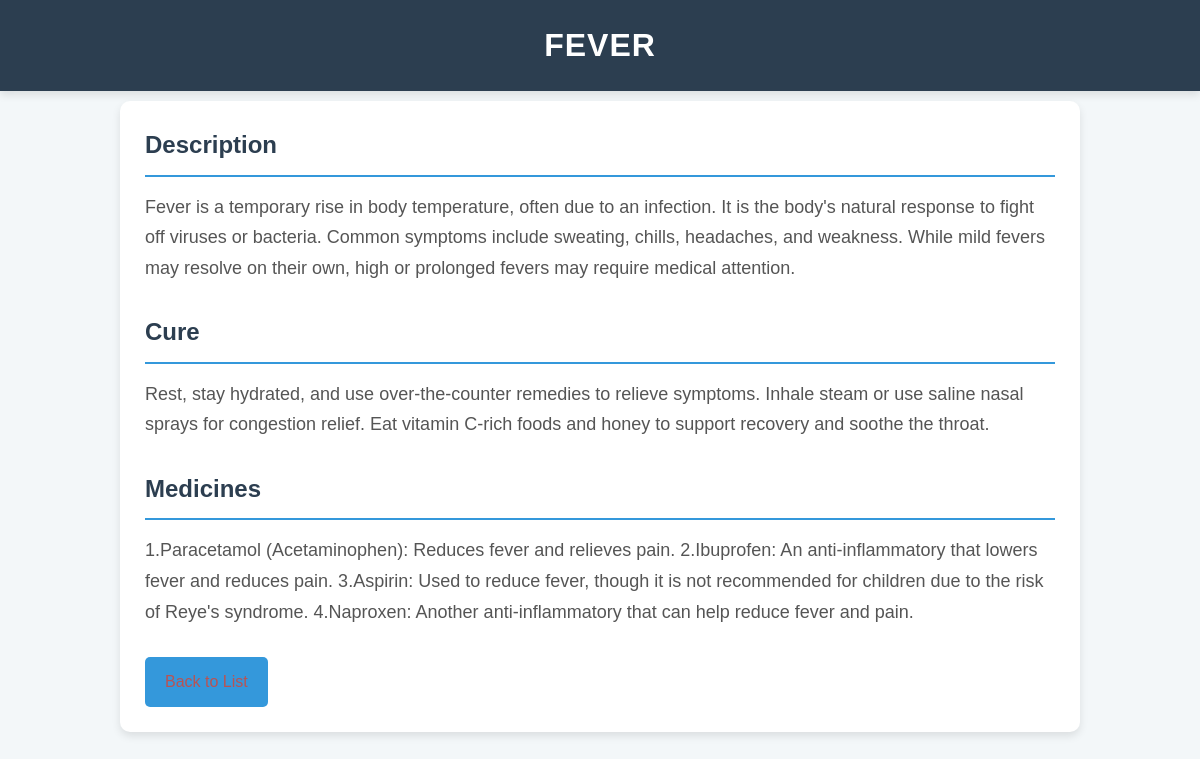
/disease/1/ (signed in), run on the app's committed database.
### diseases/models.py (models this page shows, shortened)
class Disease(models.Model):
    name = models.CharField(max_length=200)
    description = models.TextField()
    cure = models.TextField()
    medicine = models.TextField()

### diseases/views.py (the view)
# urls.py: path('disease/<int:pk>/', disease_detail, name='disease_detail'),
@login_required
def disease_detail(request, pk):
    disease = get_object_or_404(Disease, pk=pk)  # Get disease by primary key (pk)
    return render(request, 'disease_detail.html', {'disease': disease})

### diseases/templates/disease_detail.html (shortened to what this page needs)
<!DOCTYPE html>
<html lang="en">
<head>
</head>
<body>
    <div class="header">
        <h1>{{ disease.name }}</h1>
    </div>
    <div class="container">
        <section class="disease-info">
            <h2>Description</h2>
            <p>{{ disease.description }}</p>
        </section>
        <section class="disease-cure">
            <h2>Cure</h2>
            <p>{{ disease.cure }}</p>
        </section>
        <section class="disease-medicine">
            <h2>Medicines</h2>
            <p>{{ disease.medicine }}</p>
        </section>
        <a href="{% url 'disease_list' %}" class="back-link">Back to List</a>
    </div>
</body>
</html>

### diseases/templates/disease_detail.html (style rules this page uses)
* { margin: 0; padding: 0; box-sizing: border-box; }
body { font-family: 'Arial', sans-serif; background-color: #f3f7f9; color: #333; line-height: 1.6; }
.header { background-color: #2c3e50; color: white; padding: 20px 0; text-align: center; margin-bottom: 30px; box-shadow: 0 4px 8px rgba(0, 0, 0, 0.1); }
.header h1 { font-size: 32px; margin: 0; letter-spacing: 1px; }
.container { width: 80%; margin: 0 auto; padding: 25px; background-color: #ffffff; border-radius: 10px; box-shadow: 0 4px 8px rgba(0, 0, 0, 0.1); margin-top: -20px; margin-bottom: 50px; }
section { margin-bottom: 30px; }
section h2 { font-size: 24px; color: #2c3e50; border-bottom: 2px solid #3498db; padding-bottom: 10px; margin-bottom: 15px; }
section p { font-size: 18px; color: #555; margin-bottom: 10px; line-height: 1.7; }
.back-link { display: inline-block; padding: 12px 20px; background-color: #3498db; color: rgb(185, 83, 83); text-decoration: none; font-size: 16px; border-radius: 5px; transition: background-color 0.3s ease; }

### data on the page
Disease: name "FEVER", description "Fever is a temporary rise in body temperature, often due to an infection. It is the body's natural response to fight off viruses or bacteria. Common symptoms include sweating, chills, headaches, and weakness. While mild fevers may resolve on their own, high or prolonged fevers may require medical attention.", cure "Rest, stay hydrated, and use over-the-counter remedies to relieve symptoms. Inhale steam or use saline nasal sprays for congestion relief. Eat vitamin C-rich foods and honey to support recovery and soothe the throat.", medicine "1.Paracetamol (Acetaminophen): Reduces fever and relieves pain. 2.Ibuprofen: An anti-inflammatory that lowers fever and reduces pain. 3.Aspirin: Used to reduce fever, though it is not recommended for children due to the risk of Reye's syndrome. 4.Naproxen: Another anti-inflammatory that can help reduce fever and pain."
